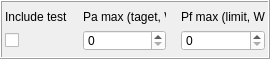
   <widget class="QFrame" name="test_pf_pa_frame">
    <property name="geometry">
     <rect>
      <x>9</x>
      <y>310</y>
      <width>270</width>
      <height>59</height>
     </rect>
    </property>
    <property name="frameShape">
     <enum>QFrame::Box</enum>
    </property>
    <property name="frameShadow">
     <enum>QFrame::Raised</enum>
    </property>
    <widget class="QWidget" name="layoutWidget">
     <property name="geometry">
      <rect>
       <x>5</x>
       <y>10</y>
       <width>260</width>
       <height>41</height>
      </rect>
     </property>
     <layout class="QGridLayout" name="incl_pa_pf_grid">
      <property name="horizontalSpacing">
       <number>15</number>
      </property>
      <item row="0" column="0">
       <widget class="QLabel" name="label_5">
        <property name="text">
         <string>Include test</string>
        </property>
       </widget>
      </item>
      <item row="0" column="1">
       <widget class="QLabel" name="label_6">
        <property name="text">
         <string>Pa max (taget, W)</string>
        </property>
       </widget>
      </item>
      <item row="0" column="2">
       <widget class="QLabel" name="label_7">
        <property name="text">
         <string>Pf max (limit, W)</string>
        </property>
       </widget>
      </item>
      <item row="1" column="0">
       <widget class="QCheckBox" name="incl_test_checkbox">
        <property name="text">
         <string/>
        </property>
       </widget>
      </item>
      <item row="1" column="1">
       <widget class="QSpinBox" name="pa_max_spin">
        <property name="palette">
         <palette>
          <active>
           <colorrole role="Button">
            <brush brushstyle="SolidPattern">
             <color alpha="255">
              <red>255</red>
              <green>255</green>
              <blue>255</blue>
             </color>
            </brush>
           </colorrole>
           <colorrole role="Base">
            <brush brushstyle="SolidPattern">
             <color alpha="255">
              <red>255</red>
              <green>255</green>
              <blue>255</blue>
             </color>
            </brush>
           </colorrole>
           <colorrole role="Window">
            <brush brushstyle="SolidPattern">
             <color alpha="255">
              <red>255</red>
              <green>255</green>
              <blue>255</blue>
             </color>
            </brush>
           </colorrole>
          </active>
          <inactive>
           <colorrole role="Button">
            <brush brushstyle="SolidPattern">
             <color alpha="255">
              <red>255</red>
              <green>255</green>
              <blue>255</blue>
             </color>
            </brush>
           </colorrole>
           <colorrole role="Base">
            <brush brushstyle="SolidPattern">
             <color alpha="255">
              <red>255</red>
              <green>255</green>
              <blue>255</blue>
             </color>
            </brush>
           </colorrole>
           <colorrole role="Window">
            <brush brushstyle="SolidPattern">
             <color alpha="255">
              <red>255</red>
              <green>255</green>
              <blue>255</blue>
             </color>
            </brush>
           </colorrole>
          </inactive>
          <disabled>
           <colorrole role="Button">
            <brush brushstyle="SolidPattern">
             <color alpha="255">
              <red>255</red>
              <green>255</green>
              <blue>255</blue>
             </color>
            </brush>
           </colorrole>
           <colorrole role="Base">
            <brush brushstyle="SolidPattern">
             <color alpha="255">
              <red>255</red>
              <green>255</green>
              <blue>255</blue>
             </color>
            </brush>
           </colorrole>
           <colorrole role="Window">
            <brush brushstyle="SolidPattern">
             <color alpha="255">
              <red>255</red>
              <green>255</green>
              <blue>255</blue>
             </color>
            </brush>
           </colorrole>
          </disabled>
         </palette>
        </property>
        <property name="styleSheet">
         <string notr="true">background-color: white</string>
        </property>
       </widget>
      </item>
      <item row="1" column="2">
       <widget class="QSpinBox" name="pf_max_spin">
        <property name="palette">
         <palette>
          <active>
           <colorrole role="Button">
            <brush brushstyle="SolidPattern">
             <color alpha="255">
              <red>255</red>
              <green>255</green>
              <blue>255</blue>
             </color>
            </brush>
           </colorrole>
           <colorrole role="Base">
            <brush brushstyle="SolidPattern">
             <color alpha="255">
              <red>255</red>
              <green>255</green>
              <blue>255</blue>
             </color>
            </brush>
           </colorrole>
           <colorrole role="Window">
            <brush brushstyle="SolidPattern">
             <color alpha="255">
              <red>255</red>
              <green>255</green>
              <blue>255</blue>
             </color>
            </brush>
           </colorrole>
          </active>
          <inactive>
           <colorrole role="Button">
            <brush brushstyle="SolidPattern">
             <color alpha="255">
              <red>255</red>
              <green>255</green>
              <blue>255</blue>
             </color>
            </brush>
           </colorrole>
           <colorrole role="Base">
            <brush brushstyle="SolidPattern">
             <color alpha="255">
              <red>255</red>
              <green>255</green>
              <blue>255</blue>
             </color>
            </brush>
           </colorrole>
           <colorrole role="Window">
            <brush brushstyle="SolidPattern">
             <color alpha="255">
              <red>255</red>
              <green>255</green>
              <blue>255</blue>
             </color>
            </brush>
           </colorrole>
          </inactive>
          <disabled>
           <colorrole role="Button">
            <brush brushstyle="SolidPattern">
             <color alpha="255">
              <red>255</red>
              <green>255</green>
              <blue>255</blue>
             </color>
            </brush>
           </colorrole>
           <colorrole role="Base">
            <brush brushstyle="SolidPattern">
             <color alpha="255">
              <red>255</red>
              <green>255</green>
              <blue>255</blue>
             </color>
            </brush>
           </colorrole>
           <colorrole role="Window">
            <brush brushstyle="SolidPattern">
             <color alpha="255">
              <red>255</red>
              <green>255</green>
              <blue>255</blue>
             </color>
            </brush>
           </colorrole>
          </disabled>
         </palette>
        </property>
        <property name="styleSheet">
         <string notr="true">background-color: white</string>
        </property>
       </widget>
      </item>
     </layout>
    </widget>
   </widget>
